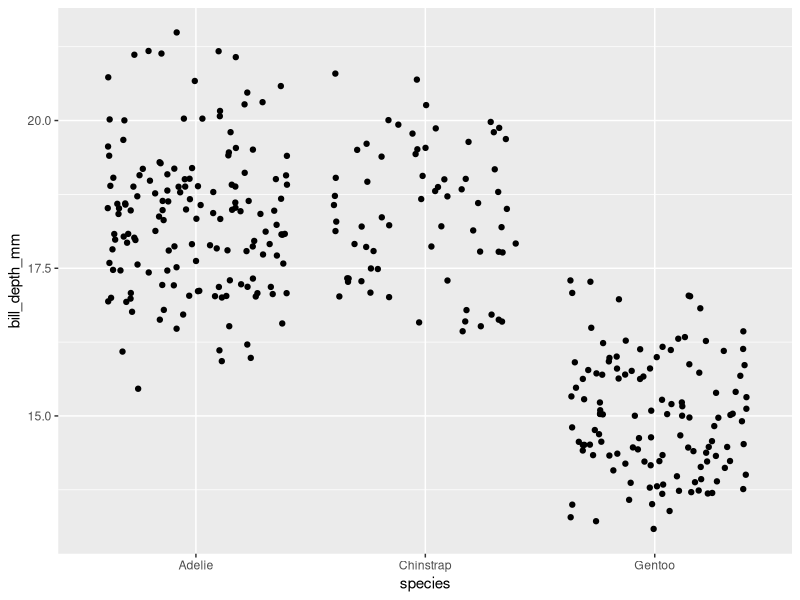
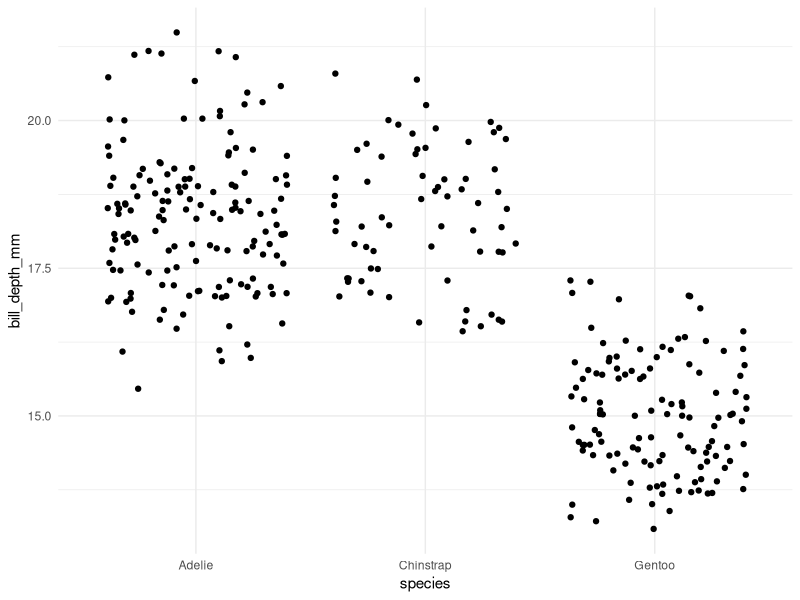

Source code (R) for these figures, in order:

            library(ggplot2)
            library(palmerpenguins)
            built_answer <- tryCatch(
                {
                    set.seed(42)
                    ggplot(penguins, aes(x = species, y = bill_depth_mm)) + geom_jitter()
                    suppressWarnings(
                        if (!file.exists("/sandbox/figures/bill-depth_species_jitter_answer.png")) {
                            ggsave(
                                width = 3,
                                height = 3,
                                "/sandbox/figures/bill-depth_species_jitter_answer.png"
                            )
                        }
                    )
                    suppressWarnings(
                        ggplot_build(last_plot())
                    )
                },
                error = function(e) {
                    'ERROR'
                }
            )
            built_submission <- tryCatch(
                {
                    set.seed(42)
                    library(palmerpenguins)
library(ggplot2)

ggplot(penguins, aes(x = species, y = bill_depth_mm)) +
  geom_jitter() +
  theme_minimal()
                    suppressWarnings(
                        ggsave(
                            width = 3,
                            height = 3,
                            "figures/bill-depth_species_jitter_submission_granite.png"
                        )
                    )
                    suppressWarnings(
                        ggplot_build(last_plot())
                    )
                },
                error = function(e) {
                    'ERROR'
                }
            )
            cat(isTRUE(all.equal(built_answer, built_submission)))
        
